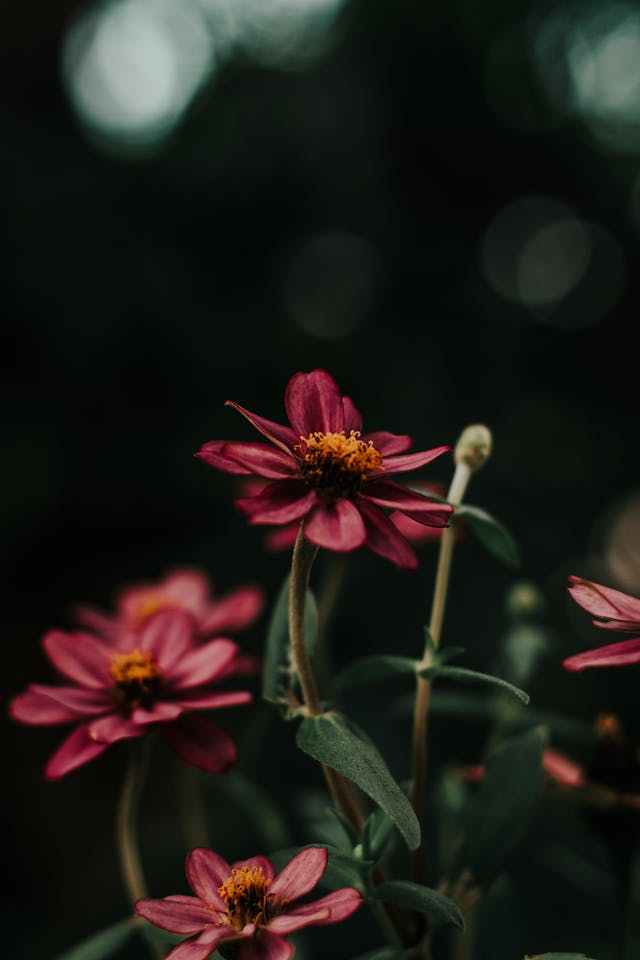
#> input picture 22101326_lab01_CSE463/Task_2/Dataset/pexels-alancabello-1477350.jpg, 640 x 960 px, found by its file name; its folder holds only this picture in this run
$ jupyter execute 22101326_cse463_Lab1.ipynb
#> lines starting #> are read from the running program, lines starting #| are printed output that depends on the picture
[cell 1]
from google.colab import drive
import os
import matplotlib.pyplot as plt
import numpy as np
import cv2

[cell 2]
#Task 1

Letter_S = np.array([
    [255, 200, 200, 200, 255, 255, 200, 200, 200, 255, 255, 200, 200, 200, 255, 255, 200, 200, 200, 255],
    [255, 200, 255, 200, 255, 255, 200, 255, 200, 255, 255, 255, 255, 200, 255, 255, 200, 255, 255, 255],
    [255, 200, 200, 200, 255, 255, 200, 200, 200, 255, 255, 200, 200, 200, 255, 255, 200, 200, 200, 255],
    [255, 200, 200, 255, 255, 255, 200, 255, 200, 255, 255, 200, 255, 255, 255, 255, 200, 255, 200, 255],
    [255, 200, 255, 200, 255, 255, 200, 255, 200, 255, 255, 200, 200, 200, 255, 255, 200, 200, 200, 255]
])

plt.imshow(Letter_S,cmap='gray')

[cell 3]
drive.mount('/content/drive')
folder_path = '/content/drive/MyDrive/22101326_Md Rakibul Hasan_Lab1/Task_2/Dataset'
print(os.listdir(folder_path))

[cell 4]
for image in os.listdir(folder_path):
    image_path = os.path.join(folder_path, image)
    img = cv2.imread(image_path, cv2.IMREAD_GRAYSCALE)
#> img: shape (960, 640); min 0, max 195, mean 29.6
    if image is not None:
        plt.imshow(img, cmap='gray')
        plt.title(f'Image: {image}')
        plt.axis('off')
        plt.show()

[cell 5]
#TASK_2(5 different transformation)

for image in os.listdir(folder_path):
    img_path = os.path.join(folder_path, image)
    img = cv2.imread(img_path)
#> img is the input picture: shape (960, 640, 3); mean B, G, R 23.9, 29.1, 32.6
    if img is not None:
      # Cropping an image
      cropped_image = img[100:243, 100:277]
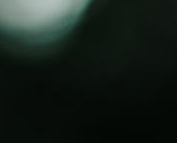
#> cropped_image: shape (143, 177, 3); mean B, G, R 25.5, 31.2, 21.9
      print(cropped_image.shape)
#| (143, 177, 3)
      plt.imshow(cv2.cvtColor(cropped_image.astype(np.uint8), cv2.COLOR_BGR2RGB))
      plt.title('Cropped Image')
      plt.show()

      #Flip an image
      flipped_image = cv2.flip(img, -1)  # 1 for horizontal flip, 0 for vertical, -1 for both
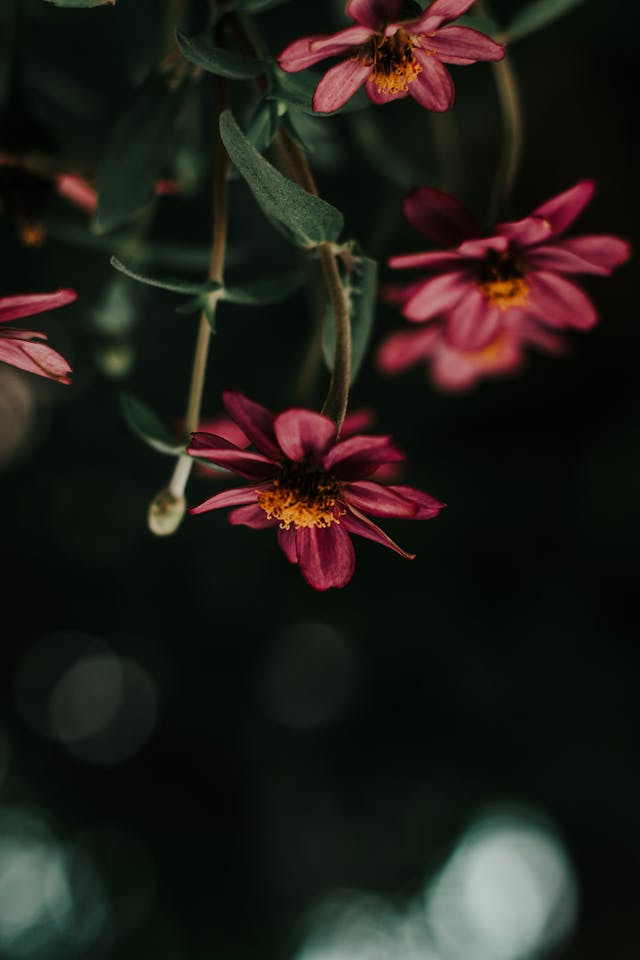
#> flipped_image: shape (960, 640, 3); mean B, G, R 23.9, 29.1, 32.6
      plt.imshow(cv2.cvtColor(flipped_image.astype(np.uint8), cv2.COLOR_BGR2RGB))
      plt.title('Flipped Image')
      plt.show()

      #Resize an image
      width = int(img.shape[1] * 0.5)
#> width = 320
      height = int(img.shape[0] * 0.5)
#> height = 480
      dim = (width, height)
#> dim = (320, 480)
      resized_image = cv2.resize(img, dim, interpolation = cv2.INTER_AREA)
      plt.imshow(cv2.cvtColor(resized_image.astype(np.uint8), cv2.COLOR_BGR2RGB))
      plt.title('Resized Image')
      plt.show()

      #Shearing an image
      # Get image dimensions
      height, width = img.shape[:2]
#> height = 960; width = 640
      # Define shear factor
      shear_x = 0.5  # Shear along the x-axis
      shear_y = 0.0  # No shear along the y-axis
      # Create the affine transformation matrix for shear
      shear_matrix = np.float32([
          [1, shear_x, 0],  # Shear along the x-axis
          [shear_y, 1, 0]   # No shear along the y-axis
      ])
      # Apply the shear transformation
      sheared_image = cv2.warpAffine(img, shear_matrix, (width + int(shear_x * height), height))
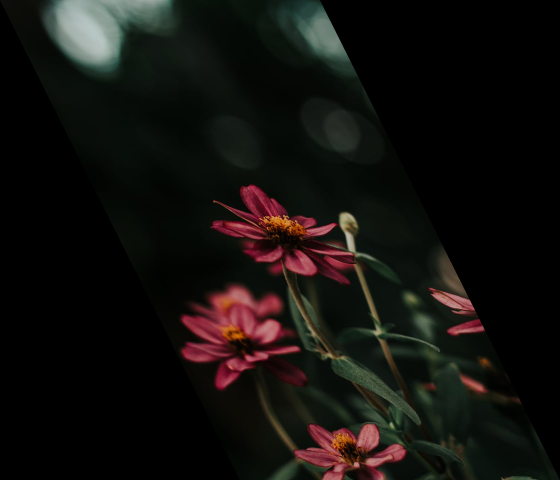
#> sheared_image: shape (960, 1120, 3) (shown at 1/2 size); mean B, G, R 13.7, 16.7, 18.7
      plt.imshow(cv2.cvtColor(sheared_image.astype(np.uint8), cv2.COLOR_BGR2RGB))
      plt.title('Sheared Image')
      plt.show()


      #Stretch an image
      # Get image dimensions
      height, width = img.shape[:2]
      # Define stretch factors
      stretch_x = 2  # Stretch along the x-axis (1.5 times the original width)
      stretch_y = 1.0 # No stretch along the y-axis (1.0 keeps the original height)
      # Create the affine transformation matrix for stretch
      stretch_matrix = np.float32([
          [stretch_x, 0, 0],
          [0, stretch_y, 0]
      ])
      # Apply the stretch transformation
      stretched_image = cv2.warpAffine(img, stretch_matrix, (int(width * stretch_x), int(height * stretch_y)))
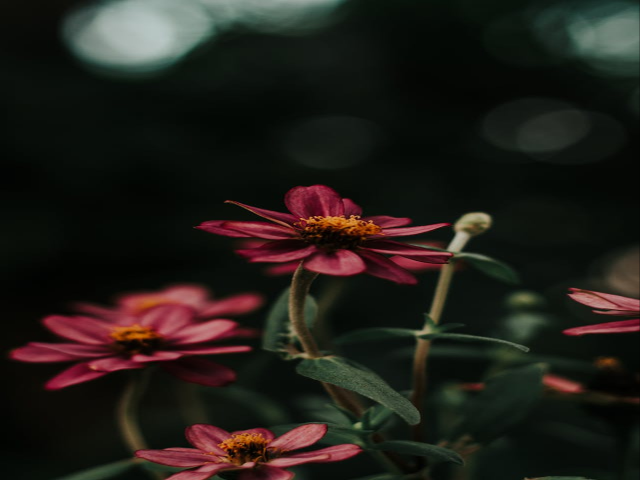
#> stretched_image: shape (960, 1280, 3) (shown at 1/2 size); mean B, G, R 23.9, 29.2, 32.7
      # Display the result
      plt.imshow(cv2.cvtColor(stretched_image.astype(np.uint8), cv2.COLOR_BGR2RGB))
      plt.title('Stretched Image')
      plt.show()

[cell 6]
#TASK2(Random noise and Histogoram)

save_path = '/content/drive/MyDrive/22101326_Md Rakibul Hasan_Lab1/Task_2/Noisy image'
os.makedirs(save_path, exist_ok=True)
all_noisy_pixels = []
for image in os.listdir(folder_path):
    img_path = os.path.join(folder_path, image)
    img = cv2.imread(img_path)
    if img is not None:
      # Parameters for salt-and-pepper noise
      prob = 0.03  # Probability of noise (0.03 means 3% of the pixels will be noisy)

      # Generate random noise
      noisy_img = np.copy(img)
      num_salt = np.ceil(prob * img.size * 1).astype(int)  # Number of 'salt' pixels
#> num_salt = 55296
      num_pepper = np.ceil(prob * img.size * 1).astype(int)  # Number of 'pepper' pixels
#> num_pepper = 55296

      # Apply 'salt' noise (white pixels)
      coords = [np.random.randint(0, i - 1, num_salt) for i in img.shape]
      noisy_img[coords[0], coords[1]] = 255

      # Apply 'pepper' noise (black pixels)
      coords = [np.random.randint(0, i - 1, num_pepper) for i in img.shape]
      noisy_img[coords[0], coords[1]] = 0
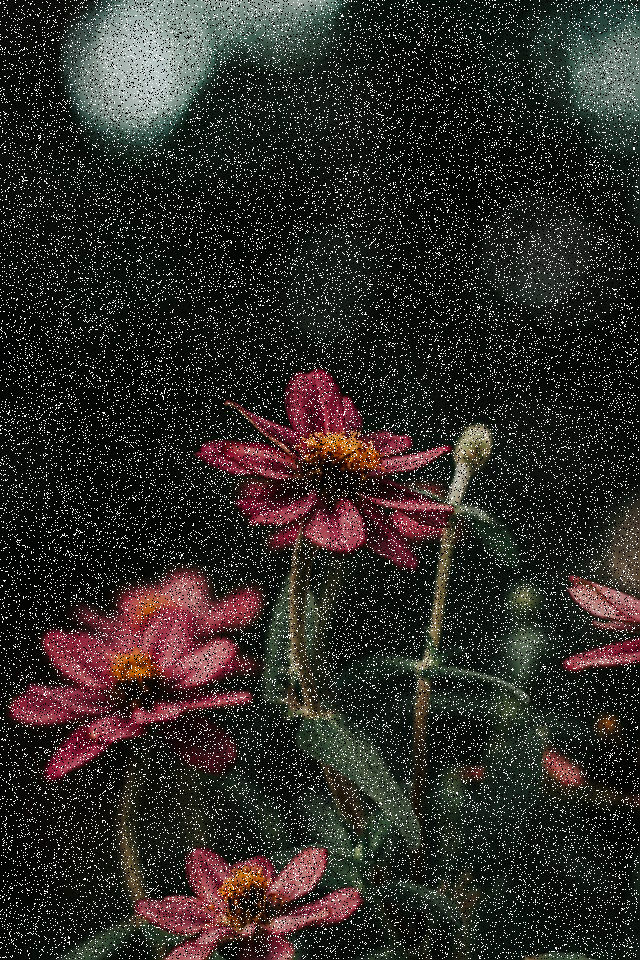
#> noisy_img: shape (960, 640, 3); mean B, G, R 40, 44.4, 47.3

      #save the noisy image
      save_filename = os.path.join(save_path, f"noisy_{image}")
      cv2.imwrite(save_filename, noisy_img)

      all_noisy_pixels.extend(noisy_img.flatten())

      # Display the original and noisy imgs
      plt.figure(figsize=(10, 5))
      plt.subplot(1, 2, 1)
      plt.title("Original image")
      plt.imshow(cv2.cvtColor(img.astype(np.uint8), cv2.COLOR_BGR2RGB))

      plt.subplot(1, 2, 2)
      plt.title("image with Salt-and-Pepper Noise")
      plt.imshow(cv2.cvtColor(noisy_img.astype(np.uint8), cv2.COLOR_BGR2RGB))

      plt.show()
print()
plt.figure(figsize=(8, 5))
plt.hist(all_noisy_pixels, bins=50, color='gray', alpha=0.7)
plt.title('Histogram of Noisy_images (10 images)')
plt.xlabel('Pixel Intensity')
plt.ylabel('Value')
plt.grid(True)
plt.show()
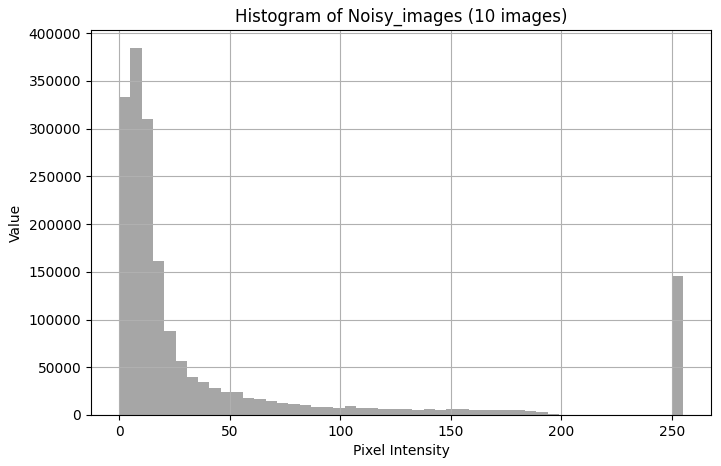
#> figure drawn by matplotlib, 1 panel; tallest bar 384049 high, from x = 5.1 to 10.2

[cell 7]
#Task_3 (blended image with smooth transition)
import os
import cv2
import numpy as np
import matplotlib.pyplot as plt

folder_path_2 = '/content/drive/MyDrive/22101326_Md Rakibul Hasan_Lab1/Task_3/Dataset'
width, height = 1000, 1000
dim = (width, height)
result = 0
images = []
weights = []

# Load and resize all images
for image in os.listdir(folder_path_2):
    img_path = os.path.join(folder_path_2, image)
    img = cv2.imread(img_path)
    if img is not None:
        resized_img = cv2.resize(img, dim, interpolation=cv2.INTER_AREA)
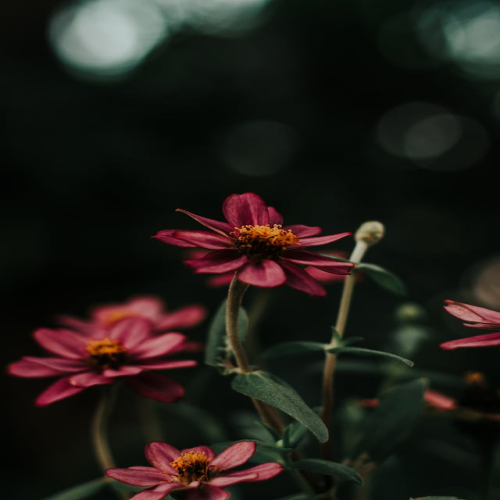
#> resized_img: shape (1000, 1000, 3) (shown at 1/2 size); mean B, G, R 23.8, 29.1, 32.6
        images.append(resized_img)
        weights.append(np.random.rand())  # random weight for blending

# Normalize weights to sum to 1
weights = np.array(weights)
weights /= weights.sum()

# Blend images with normalized weights
for i in range(len(images)):
  result += weights [i]*images[i]
#> this loop made 1 pass

# # Convert to uint8
result = result.astype('uint8')
# Show the result
plt.imshow(cv2.cvtColor(result, cv2.COLOR_BGR2RGB))
plt.title("Blended Image with Smooth Transition")
plt.axis('off')
plt.show()

[cell 8]
# Generate Gaussian noise with the same size as the image
mean = 0
std_dev = 25
noise = np.random.normal(mean, std_dev, result.shape)

# Add the noise to the image
output = result + noise
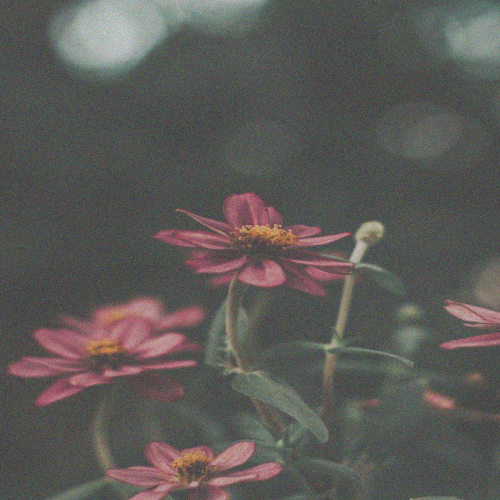
#> output: shape (1000, 1000, 3) float64 (shown at 1/2 size); mean of channels 0, 1, 2 23.8, 29.1, 32.6; drawn with min black and max white

# Display the original and noisy images using matplotlib
plt.figure(figsize=(10, 5))

plt.subplot(1, 2, 1)
plt.title('Original Image')
plt.imshow(cv2.cvtColor(result, cv2.COLOR_BGR2RGB))
plt.axis('off')

plt.subplot(1, 2, 2)
plt.title('Noisy Image')
plt.imshow(cv2.cvtColor(output.astype(np.uint8), cv2.COLOR_BGR2RGB))
plt.axis('off')

plt.show()
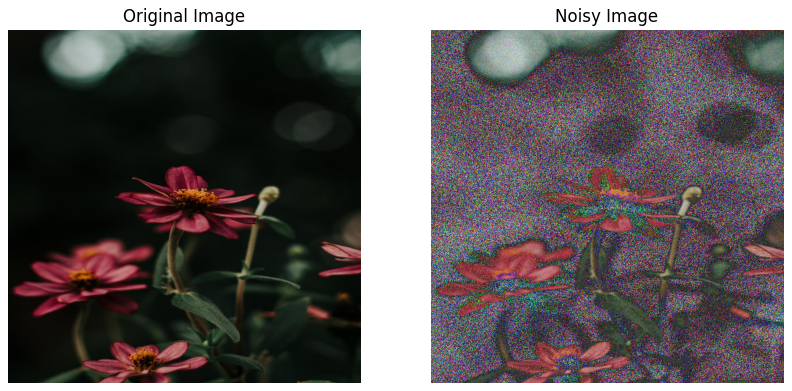
#> figure drawn by matplotlib, 2 panels
print()
print()
flattened_noise = noise.flatten()

# Plot histogram of the added Gaussian noise
plt.figure(figsize=(10, 5))
plt.hist(flattened_noise, bins=50, density=True, alpha=0.6, color='g')
plt.title('Histogram of Added Gaussian Noise')
plt.xlabel('Noise Value')
plt.ylabel('Value')
plt.grid(True)
plt.show()
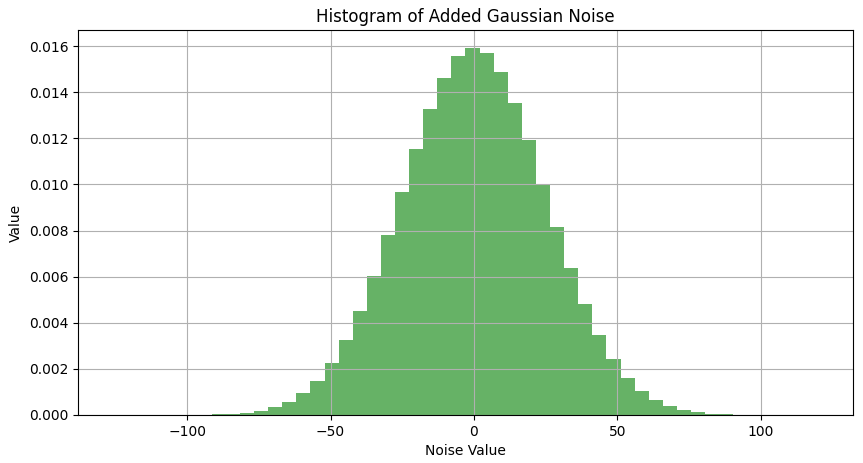
#> figure drawn by matplotlib, 1 panel; tallest bar 0.0159 high, from x = -2.94 to 1.97
